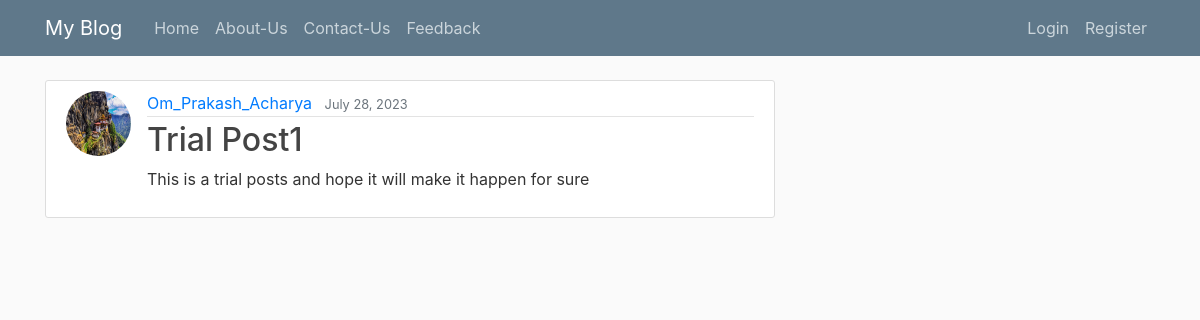
Page /post/25/ on the committed database.
### blog/models.py (models this page shows, shortened)
class Post(models.Model): # database will now have the table called the post and inside the post, one of the fieds that table will have will be the title.
    title=models.CharField(max_length=100)
    content=models.TextField()
    date_posted=models.DateTimeField(default=timezone.now)
    author=models.ForeignKey(User,on_delete=models.CASCADE)#it means if the usr is deleted, it delets post too.

### users/models.py (models this page shows, shortened)
class Profile(models.Model):
    user = models.OneToOneField(User, on_delete=models.CASCADE)
    image = models.ImageField(default=None, upload_to='profile_pics', blank=True, null=True)

### blog/views.py (the view)
# urls.py: path('post/<int:pk>/',PostDetailView.as_view(),name='post-detail'),
class PostDetailView(DetailView):
     model=Post

### blog/templates/blog/post_detail.html (shortened to what this page needs)
{% extends "blog/base.html" %}
{% block content %}
    <article class="media content-section">
        <img class="rounded-circle article-img" src="{{ object.author.profile.image.url }}">
        <div class="media-body">
            <div class="article-metadata">
                <a class="mr-2" href="{% url 'user-posts' object.author.username %}">{{ object.author }}</a>
                <small class="text-muted">{{ object.date_posted|date:"F d, Y" }}</small>
            </div>
            <h2 class="article-title">{{ object.title }}</h2>
            <p class="article-content">{{ object.content }}</p>
        </div>
    </article>
{% endblock content %}

### blog/static/blog/main.css (style rules this page uses)
body { background: #fafafa; color: #333333; margin-top: 5rem; }
h1, h2, h3, h4, h5, h6 { color: #444444; }
.content-section { background: #ffffff; padding: 10px 20px; border: 1px solid #dddddd; border-radius: 3px; margin-bottom: 20px; }
.article-title { color: #444444; }
.article-content { white-space: pre-line; }
.article-img { height: 65px; width: 65px; margin-right: 16px; }
.article-metadata { padding-bottom: 1px; margin-bottom: 4px; border-bottom: 1px solid #e3e3e3 }

### rows in the picture
Post: author.profile.image (picture), author "Om_Prakash_Acharya", date_posted "July 28, 2023", title "Trial Post1", content "This is a trial posts and hope it will make it happen for sure"
